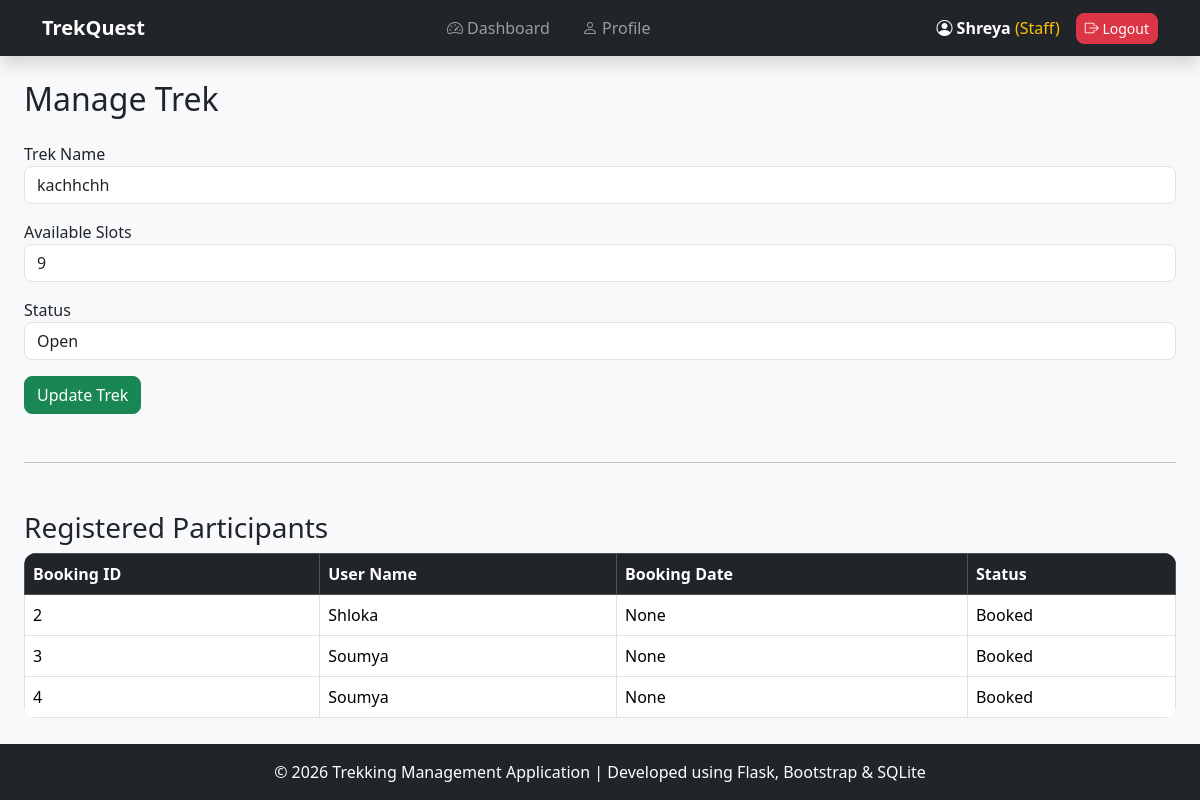
The app's page /manage-trek/4 (signed in) with its own data.
### models.py (models this page shows, shortened)
class User(UserMixin, db.Model):
    __tablename__ = "users"
    id = db.Column(
        db.Integer,
        primary_key=True
    )
    name = db.Column(
        db.String(100),
        nullable=False
    )
    email = db.Column(
        db.String(100),
        unique=True,
        nullable=False
    )
    password = db.Column(
        db.String(200),
        nullable=False
    )
    role = db.Column(
        db.String(20),
        nullable=False
    )
    status = db.Column(
        db.String(20),
        default="active"
    )

class Trek(db.Model):
    __tablename__ = "treks"
    id = db.Column(
        db.Integer,
        primary_key=True
    )
    name = db.Column(
        db.String(100),
        nullable=False
    )
    location = db.Column(
        db.String(100)
    )
    difficulty = db.Column(
        db.String(50)
    )
    duration = db.Column(
        db.Integer
    )
    available_slots = db.Column(
        db.Integer
    )
    start_date = db.Column(
        db.String(50)
    )
    end_date = db.Column(
        db.String(50)
    )
    status = db.Column(
        db.String(50),
        default="Open"
    )
    staff_id = db.Column(
        db.Integer,
        db.ForeignKey("users.id")
    )
    staff = db.relationship(
    "User",
    foreign_keys=[staff_id]
    )

class Booking(db.Model):
    __tablename__ = "bookings"
    id = db.Column(
        db.Integer,
        primary_key=True
    )
    user_id = db.Column(
        db.Integer,
        db.ForeignKey("users.id")
    )
    trek_id = db.Column(
        db.Integer,
        db.ForeignKey("treks.id")
    )
    booking_date = db.Column(
        db.String(50)
    )
    status = db.Column(
        db.String(50),
        default="Booked"
    )
    user = db.relationship(
    "User",
    foreign_keys=[user_id]
    )
    trek = db.relationship(
    "Trek",
    foreign_keys=[trek_id]
    )

### app.py (the view)
@app.route("/manage-trek/<int:trek_id>", methods=["GET", "POST"])
@login_required
def manage_trek(trek_id):
    trek = Trek.query.get_or_404(trek_id)
    if trek.staff_id != current_user.id:
        flash("You are not assigned to this trek.", "danger")
        return redirect(url_for("staff_dashboard"))
    if request.method == "POST":
        trek.available_slots = request.form["available_slots"]
        trek.status = request.form["status"]
        db.session.commit()
        flash("Trek Updated Successfully", "success")
        return redirect(url_for("staff_dashboard"))
    bookings = Booking.query.filter_by(
        trek_id=trek.id
    ).all()
    return render_template(
        "manage_trek.html",
        trek=trek,
        bookings=bookings
    )

### app.py (called while the page is built)
@login_manager.user_loader
def load_user(user_id):
    return User.query.get(
        int(user_id)
    )

### templates/manage_trek.html (shortened to what this page needs)
{% extends "base.html" %}
{% block content %}
<h2 class="mb-4">Manage Trek</h2>
<form method="POST">
    <div class="mb-3">
        <label>Trek Name</label>
        <input
            type="text"
            class="form-control"
            value="{{ trek.name }}"
            readonly>
    </div>
    <div class="mb-3">
        <label>Available Slots</label>
        <input
            type="number"
            name="available_slots"
            class="form-control"
            value="{{ trek.available_slots }}"
            required>
    </div>
    <div class="mb-3">
        <label>Status</label>
        <select
            name="status"
            class="form-control">
            <option value="Open"
            {% if trek.status=="Open" %}selected{% endif %}>
            Open
            </option>
        </select>
    </div>
    <button class="btn btn-success">
        Update Trek
    </button>
</form>
<hr class="my-5">
<h3>Registered Participants</h3>
<table class="table table-bordered">
    <thead class="table-dark">
        <tr>
            <th>Booking ID</th>
            <th>User Name</th>
            <th>Booking Date</th>
            <th>Status</th>
        </tr>
    </thead>
    <tbody>
        {% for booking in bookings %}
        <tr>
            <td>{{ booking.id }}</td>
            <td>{{ booking.user.name }}</td>
            <td>{{ booking.booking_date }}</td>
            <td>{{ booking.status }}</td>
        </tr>
        {% endfor %}
    </tbody>
</table>
{% endblock %}

### templates/base.html (shortened to what this page needs)
<!DOCTYPE html>
<html lang="en">
<head>
    <link href="https://cdn.jsdelivr.net/npm/bootstrap@5.3.3/dist/css/bootstrap.min.css" rel="stylesheet">
    <link rel="stylesheet" href="https://cdn.jsdelivr.net/npm/bootstrap-icons@1.11.3/font/bootstrap-icons.min.css">
</head>
<body class="d-flex flex-column min-vh-100">
    {% if request.endpoint != "home" %}
    <nav class="navbar navbar-expand-lg navbar-dark bg-dark shadow">
        {% endif %}
        <div class="container">
            {% if current_user.is_authenticated %}
            <a class="navbar-brand fw-bold" href="/">TrekQuest</a>
            <div class="collapse navbar-collapse" id="navbarMenu">
                <ul class="navbar-nav mx-auto gap-3">
                    {% if current_user.role=="admin" %}
                    <li class="nav-item">
                        <a class="nav-link" href="{{ url_for('admin_dashboard') }}">
                            <i class="bi bi-speedometer2"></i> Dashboard
                        </a>
                    </li>
                    <li class="nav-item">
                        <a class="nav-link" href="{{ url_for('view_treks') }}">
                            <i class="bi bi-map"></i> Treks
                        </a>
                    </li>
                    <li class="nav-item">
                        <a class="nav-link" href="{{ url_for('add_trek') }}">
                            <i class="bi bi-plus-circle"></i> Add Trek
                        </a>
                    </li>
                    <li class="nav-item">
                        <a class="nav-link" href="{{ url_for('manage_staff') }}">
                            <i class="bi bi-person-badge"></i> Staff
                        </a>
                    </li>
                    <li class="nav-item">
                        <a class="nav-link" href="{{ url_for('manage_users') }}">
                            <i class="bi bi-people"></i> Users
                        </a>
                    </li>
                    <li class="nav-item">
                        <a class="nav-link" href="{{ url_for('view_bookings') }}">
                            <i class="bi bi-journal-bookmark"></i> Bookings
                        </a>
                    </li>
                    {% elif current_user.role=="staff" %}
                    <li class="nav-item">
                        <a class="nav-link" href="{{ url_for('staff_dashboard') }}">
                            <i class="bi bi-speedometer2"></i> Dashboard
                        </a>
                    </li>
                    <li class="nav-item">
                        <a class="nav-link" href="{{ url_for('edit_profile') }}">
                            <i class="bi bi-person"></i> Profile
                        </a>
                    </li>
                    {% endif %}
                </ul>
                <div class="d-flex align-items-center">
                    <span class="text-white me-3">
                        <i class="bi bi-person-circle"></i>
                        <strong>{{ current_user.name }}</strong>
                        <span class="text-warning">
                            ({{ current_user.role|capitalize }})
                        </span>
                    </span>
                    <a href="{{ url_for('logout') }}" class="btn btn-danger btn-sm">
                        <i class="bi bi-box-arrow-right"></i>
                        Logout
                    </a>
                </div>
            </div>
            {% endif %}
        </div>
    </nav>
    <main class="flex-grow-1">
        <div class="m-4">
            {% block content %}
            {% endblock %}
        </div>
    </main>
    {% if request.endpoint != "home" %}
    <footer class="bg-dark text-white text-center py-3 mt-auto">
        © 2026 Trekking Management Application |
        Developed using Flask, Bootstrap & SQLite
    </footer>
    {% endif %}
</body>
</html>

### records on screen
User: name "Shreya", role "Staff"
Trek: name "kachhchh", available_slots "9", status "Open"
Booking: id "2", user.name "Shloka", booking_date "None", status "Booked"
Booking: id "3", user.name "Soumya", booking_date "None", status "Booked"
Booking: id "4", user.name "Soumya", booking_date "None", status "Booked"
